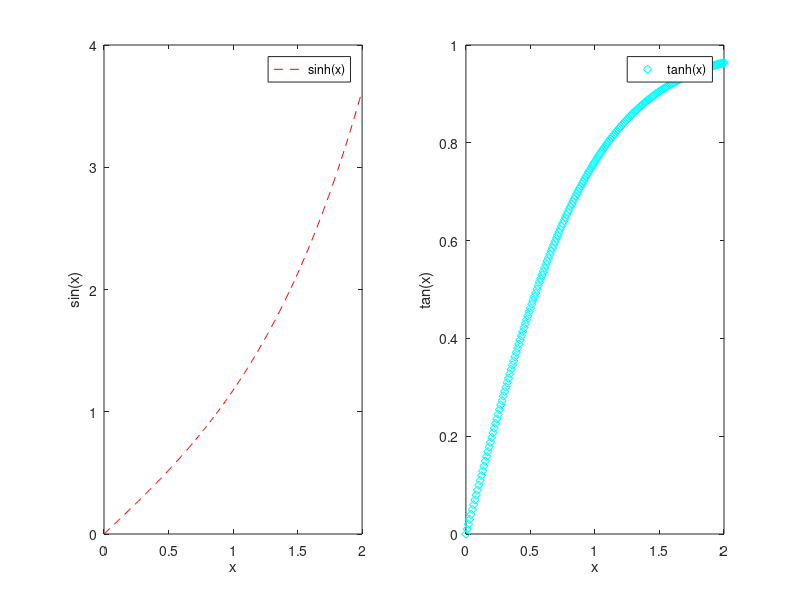

Recreate this plot in MATLAB.
x=[0:0.01:2];
y=sinh(x);
z=tanh(x);
%plot(x,y,'-.r',x,z,'--c')
%xlabel('x')
%ylabel('Hyperbolic Sine and Hyperbolic Tangent')
%legend('sinh(x)','tanh(x)')
subplot(1,2,1)
plot(x,y,'--r')
xlabel('x')
ylabel('sin(x)')
legend('sinh(x)')
subplot(1,2,2)
plot(x,z,'dc')
xlabel('x')
ylabel('tan(x)')
legend('tanh(x)')